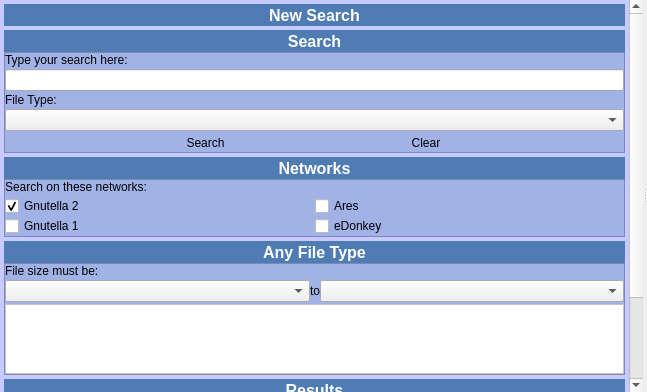
<?xml version="1.0" encoding="UTF-8"?>
<ui version="4.0">
 <class>WidgetSearch</class>
 <widget class="QWidget" name="WidgetSearch">
  <property name="geometry">
   <rect>
    <x>0</x>
    <y>0</y>
    <width>647</width>
    <height>392</height>
   </rect>
  </property>
  <property name="windowTitle">
   <string>Form</string>
  </property>
  <layout class="QVBoxLayout" name="verticalLayout">
   <property name="spacing">
    <number>0</number>
   </property>
   <property name="margin">
    <number>0</number>
   </property>
   <item>
    <widget class="QSplitter" name="splitterSearch">
     <property name="orientation">
      <enum>Qt::Horizontal</enum>
     </property>
     <widget class="QFrame" name="frameSearchSidebar">
      <property name="frameShape">
       <enum>QFrame::NoFrame</enum>
      </property>
      <property name="frameShadow">
       <enum>QFrame::Raised</enum>
      </property>
      <layout class="QGridLayout" name="gridLayout_20">
       <property name="margin">
        <number>0</number>
       </property>
       <property name="spacing">
        <number>0</number>
       </property>
       <item row="0" column="0">
        <widget class="QScrollArea" name="scrollAreaSearchSidebar">
         <property name="styleSheet">
          <string notr="true">QFrame {
	 background-color: rgb(199, 202, 255);
}</string>
         </property>
         <property name="frameShape">
          <enum>QFrame::NoFrame</enum>
         </property>
         <property name="horizontalScrollBarPolicy">
          <enum>Qt::ScrollBarAsNeeded</enum>
         </property>
         <property name="widgetResizable">
          <bool>true</bool>
         </property>
         <widget class="QFrame" name="frameSearchSidebarContents">
          <property name="geometry">
           <rect>
            <x>0</x>
            <y>0</y>
            <width>626</width>
            <height>516</height>
           </rect>
          </property>
          <layout class="QGridLayout" name="gridLayout_19">
           <property name="margin">
            <number>4</number>
           </property>
           <property name="spacing">
            <number>4</number>
           </property>
           <item row="0" column="0">
            <widget class="QToolButton" name="toolButtonNewSearch">
             <property name="sizePolicy">
              <sizepolicy hsizetype="MinimumExpanding" vsizetype="Fixed">
               <horstretch>0</horstretch>
               <verstretch>0</verstretch>
              </sizepolicy>
             </property>
             <property name="styleSheet">
              <string notr="true">QToolButton {
	background-color: rgb(78, 124, 179);
	color: rgb(255, 255, 255);
	border: none;
	font-size: 16px;
	font-weight: bold;
}

QToolButton:hover {
	background-color: rgb(56, 90, 129);
}</string>
             </property>
             <property name="text">
              <string>New Search</string>
             </property>
             <property name="icon">
              <iconset>
               <normaloff>:/Resource/Generic/NewSearch.png</normaloff>:/Resource/Generic/NewSearch.png</iconset>
             </property>
             <property name="iconSize">
              <size>
               <width>20</width>
               <height>20</height>
              </size>
             </property>
             <property name="toolButtonStyle">
              <enum>Qt::ToolButtonTextBesideIcon</enum>
             </property>
            </widget>
           </item>
           <item row="9" column="0">
            <layout class="QGridLayout" name="gridLayoutSearchResultsTask">
             <property name="spacing">
              <number>0</number>
             </property>
             <item row="0" column="0">
              <widget class="QToolButton" name="toolButtonSearchResultsTaskHeader">
               <property name="sizePolicy">
                <sizepolicy hsizetype="Expanding" vsizetype="Fixed">
                 <horstretch>0</horstretch>
                 <verstretch>0</verstretch>
                </sizepolicy>
               </property>
               <property name="styleSheet">
                <string notr="true">QToolButton {
	background-color: rgb(78, 124, 179);
	color: rgb(255, 255, 255);
	border: none;
	font-size: 16px;
	font-weight: bold;
}

QToolButton:hover {
	background-color: rgb(56, 90, 129);
}</string>
               </property>
               <property name="text">
                <string>Results</string>
               </property>
               <property name="icon">
                <iconset>
                 <normaloff>:/Resource/Network/BrowseStatistics.png</normaloff>:/Resource/Network/BrowseStatistics.png</iconset>
               </property>
               <property name="iconSize">
                <size>
                 <width>20</width>
                 <height>20</height>
                </size>
               </property>
               <property name="checkable">
                <bool>true</bool>
               </property>
               <property name="checked">
                <bool>true</bool>
               </property>
               <property name="toolButtonStyle">
                <enum>Qt::ToolButtonTextBesideIcon</enum>
               </property>
              </widget>
             </item>
             <item row="1" column="0">
              <widget class="QFrame" name="frameSearchResultsTask">
               <property name="styleSheet">
                <string notr="true">QFrame {
	background-color: rgb(161, 178, 231);
}</string>
               </property>
               <property name="frameShape">
                <enum>QFrame::StyledPanel</enum>
               </property>
               <property name="frameShadow">
                <enum>QFrame::Sunken</enum>
               </property>
               <layout class="QGridLayout" name="gridLayout_27">
                <property name="horizontalSpacing">
                 <number>0</number>
                </property>
                <property name="verticalSpacing">
                 <number>2</number>
                </property>
                <property name="margin">
                 <number>0</number>
                </property>
                <item row="1" column="0">
                 <widget class="QLabel" name="labelSearchResultsSearchingHeader">
                  <property name="font">
                   <font>
                    <pointsize>10</pointsize>
                    <weight>75</weight>
                    <bold>true</bold>
                   </font>
                  </property>
                  <property name="text">
                   <string>Searching:</string>
                  </property>
                 </widget>
                </item>
                <item row="3" column="0">
                 <widget class="QLabel" name="labelSearchResultsFoundHeader">
                  <property name="font">
                   <font>
                    <pointsize>10</pointsize>
                    <weight>75</weight>
                    <bold>true</bold>
                   </font>
                  </property>
                  <property name="text">
                   <string>Found:</string>
                  </property>
                 </widget>
                </item>
                <item row="2" column="0">
                 <widget class="QLabel" name="labelSearchResultsSearching">
                  <property name="text">
                   <string>Not Currently Searching</string>
                  </property>
                 </widget>
                </item>
                <item row="6" column="0">
                 <widget class="QLabel" name="labelSearchResultsBlocked">
                  <property name="text">
                   <string>0 Peers, 0 Files</string>
                  </property>
                 </widget>
                </item>
                <item row="5" column="0">
                 <widget class="QLabel" name="labelSearchResultsBlockedHeader">
                  <property name="font">
                   <font>
                    <pointsize>10</pointsize>
                    <weight>75</weight>
                    <bold>true</bold>
                   </font>
                  </property>
                  <property name="text">
                   <string>Blocked:</string>
                  </property>
                 </widget>
                </item>
                <item row="4" column="0">
                 <widget class="QLabel" name="labelSearchResultsFound">
                  <property name="text">
                   <string>No Files Found</string>
                  </property>
                 </widget>
                </item>
               </layout>
              </widget>
             </item>
            </layout>
           </item>
           <item row="6" column="0">
            <layout class="QGridLayout" name="gridLayoutSearchFiletypeTask">
             <property name="spacing">
              <number>0</number>
             </property>
             <item row="0" column="0">
              <widget class="QToolButton" name="toolButtonSearchFiletypeTaskHeader">
               <property name="sizePolicy">
                <sizepolicy hsizetype="Expanding" vsizetype="Fixed">
                 <horstretch>0</horstretch>
                 <verstretch>0</verstretch>
                </sizepolicy>
               </property>
               <property name="styleSheet">
                <string notr="true">QToolButton {
	background-color: rgb(78, 124, 179);
	color: rgb(255, 255, 255);
	border: none;
	font-size: 16px;
	font-weight: bold;
}

QToolButton:hover {
	background-color: rgb(56, 90, 129);
}</string>
               </property>
               <property name="text">
                <string>Any File Type</string>
               </property>
               <property name="icon">
                <iconset>
                 <normaloff>:/Resource/Generic/Search.png</normaloff>:/Resource/Generic/Search.png</iconset>
               </property>
               <property name="iconSize">
                <size>
                 <width>20</width>
                 <height>20</height>
                </size>
               </property>
               <property name="checkable">
                <bool>true</bool>
               </property>
               <property name="checked">
                <bool>true</bool>
               </property>
               <property name="toolButtonStyle">
                <enum>Qt::ToolButtonTextBesideIcon</enum>
               </property>
              </widget>
             </item>
             <item row="1" column="0">
              <widget class="QFrame" name="frameSearchFiletypeTask">
               <property name="styleSheet">
                <string notr="true">QFrame {
	background-color: rgb(161, 178, 231);
}</string>
               </property>
               <property name="frameShape">
                <enum>QFrame::StyledPanel</enum>
               </property>
               <property name="frameShadow">
                <enum>QFrame::Sunken</enum>
               </property>
               <layout class="QGridLayout" name="gridLayout_25">
                <property name="horizontalSpacing">
                 <number>0</number>
                </property>
                <property name="verticalSpacing">
                 <number>2</number>
                </property>
                <property name="margin">
                 <number>0</number>
                </property>
                <item row="4" column="0">
                 <layout class="QGridLayout" name="gridLayoutSearchSize">
                  <item row="0" column="0">
                   <widget class="QComboBox" name="comboBoxSearchSizeMin">
                    <property name="sizePolicy">
                     <sizepolicy hsizetype="Expanding" vsizetype="Fixed">
                      <horstretch>0</horstretch>
                      <verstretch>0</verstretch>
                     </sizepolicy>
                    </property>
                   </widget>
                  </item>
                  <item row="0" column="1">
                   <widget class="QLabel" name="labelSearchSizeTo">
                    <property name="text">
                     <string>to</string>
                    </property>
                   </widget>
                  </item>
                  <item row="0" column="2">
                   <widget class="QComboBox" name="comboBoxSearchSizeMax">
                    <property name="sizePolicy">
                     <sizepolicy hsizetype="Expanding" vsizetype="Fixed">
                      <horstretch>0</horstretch>
                      <verstretch>0</verstretch>
                     </sizepolicy>
                    </property>
                   </widget>
                  </item>
                 </layout>
                </item>
                <item row="2" column="0">
                 <widget class="QLabel" name="labelSearchSize">
                  <property name="text">
                   <string>File size must be:</string>
                  </property>
                 </widget>
                </item>
                <item row="5" column="0">
                 <widget class="QListView" name="listViewSearchFiletype">
                  <property name="styleSheet">
                   <string notr="true">QListView {
	background-color: rgb(255, 255, 255);
}</string>
                  </property>
                  <property name="alternatingRowColors">
                   <bool>true</bool>
                  </property>
                 </widget>
                </item>
               </layout>
              </widget>
             </item>
            </layout>
           </item>
           <item row="4" column="0">
            <layout class="QGridLayout" name="gridLayoutSearchNetworksTask">
             <property name="spacing">
              <number>0</number>
             </property>
             <item row="0" column="0">
              <widget class="QToolButton" name="toolButtonSearchNetworksTaskHeader">
               <property name="sizePolicy">
                <sizepolicy hsizetype="Expanding" vsizetype="Fixed">
                 <horstretch>0</horstretch>
                 <verstretch>0</verstretch>
                </sizepolicy>
               </property>
               <property name="styleSheet">
                <string notr="true">QToolButton {
	background-color: rgb(78, 124, 179);
	color: rgb(255, 255, 255);
	border: none;
	font-size: 16px;
	font-weight: bold;
}

QToolButton:hover {
	background-color: rgb(56, 90, 129);
}</string>
               </property>
               <property name="text">
                <string>Networks</string>
               </property>
               <property name="icon">
                <iconset>
                 <normaloff>:/Resource/Network/Network.png</normaloff>:/Resource/Network/Network.png</iconset>
               </property>
               <property name="iconSize">
                <size>
                 <width>20</width>
                 <height>20</height>
                </size>
               </property>
               <property name="checkable">
                <bool>true</bool>
               </property>
               <property name="checked">
                <bool>true</bool>
               </property>
               <property name="toolButtonStyle">
                <enum>Qt::ToolButtonTextBesideIcon</enum>
               </property>
              </widget>
             </item>
             <item row="1" column="0">
              <widget class="QFrame" name="frameSearchNetworksTask">
               <property name="styleSheet">
                <string notr="true">QFrame {
	background-color: rgb(161, 178, 231);
}</string>
               </property>
               <property name="frameShape">
                <enum>QFrame::StyledPanel</enum>
               </property>
               <property name="frameShadow">
                <enum>QFrame::Sunken</enum>
               </property>
               <layout class="QGridLayout" name="gridLayout_23">
                <property name="horizontalSpacing">
                 <number>0</number>
                </property>
                <property name="verticalSpacing">
                 <number>2</number>
                </property>
                <property name="margin">
                 <number>0</number>
                </property>
                <item row="1" column="0">
                 <widget class="QLabel" name="labelSearchNetworks">
                  <property name="text">
                   <string>Search on these networks:</string>
                  </property>
                 </widget>
                </item>
                <item row="2" column="0">
                 <layout class="QGridLayout" name="gridLayoutSearchNetworks">
                  <item row="0" column="0">
                   <widget class="QCheckBox" name="checkBoxSearchGnutella2">
                    <property name="text">
                     <string>Gnutella 2</string>
                    </property>
                    <property name="icon">
                     <iconset>
                      <normaloff>:/Resource/Networks/Gnutella2.png</normaloff>:/Resource/Networks/Gnutella2.png</iconset>
                    </property>
                    <property name="checked">
                     <bool>true</bool>
                    </property>
                   </widget>
                  </item>
                  <item row="1" column="0">
                   <widget class="QCheckBox" name="checkBoxSearchGnutella1">
                    <property name="text">
                     <string>Gnutella 1</string>
                    </property>
                    <property name="icon">
                     <iconset>
                      <normaloff>:/Resource/Networks/Gnutella1.png</normaloff>:/Resource/Networks/Gnutella1.png</iconset>
                    </property>
                   </widget>
                  </item>
                  <item row="0" column="1">
                   <widget class="QCheckBox" name="checkBoxSearchAres">
                    <property name="text">
                     <string>Ares</string>
                    </property>
                    <property name="icon">
                     <iconset>
                      <normaloff>:/Resource/Networks/Ares.png</normaloff>:/Resource/Networks/Ares.png</iconset>
                    </property>
                   </widget>
                  </item>
                  <item row="1" column="1">
                   <widget class="QCheckBox" name="checkBoxSearchEDonkey">
                    <property name="text">
                     <string>eDonkey</string>
                    </property>
                    <property name="icon">
                     <iconset>
                      <normaloff>:/Resource/Networks/EDonkey.png</normaloff>:/Resource/Networks/EDonkey.png</iconset>
                    </property>
                   </widget>
                  </item>
                 </layout>
                </item>
               </layout>
              </widget>
             </item>
            </layout>
           </item>
           <item row="1" column="0">
            <layout class="QGridLayout" name="gridLayoutSearchTask">
             <property name="spacing">
              <number>0</number>
             </property>
             <item row="0" column="0">
              <widget class="QToolButton" name="toolButtonSearchTaskHeader">
               <property name="sizePolicy">
                <sizepolicy hsizetype="Expanding" vsizetype="Fixed">
                 <horstretch>0</horstretch>
                 <verstretch>0</verstretch>
                </sizepolicy>
               </property>
               <property name="styleSheet">
                <string notr="true">QToolButton {
	background-color: rgb(78, 124, 179);
	color: rgb(255, 255, 255);
	border: none;
	font-size: 16px;
	font-weight: bold;
}

QToolButton:hover {
	background-color: rgb(56, 90, 129);
}</string>
               </property>
               <property name="text">
                <string>Search</string>
               </property>
               <property name="icon">
                <iconset>
                 <normaloff>:/Resource/Generic/Search.png</normaloff>:/Resource/Generic/Search.png</iconset>
               </property>
               <property name="iconSize">
                <size>
                 <width>20</width>
                 <height>20</height>
                </size>
               </property>
               <property name="checkable">
                <bool>true</bool>
               </property>
               <property name="checked">
                <bool>true</bool>
               </property>
               <property name="toolButtonStyle">
                <enum>Qt::ToolButtonTextBesideIcon</enum>
               </property>
              </widget>
             </item>
             <item row="1" column="0">
              <widget class="QFrame" name="frameSearchTask">
               <property name="maximumSize">
                <size>
                 <width>16777215</width>
                 <height>160</height>
                </size>
               </property>
               <property name="styleSheet">
                <string notr="true">QFrame {
	background-color: rgb(161, 178, 231);
}

QToolButton {
    border: 1px solid transparent;
    background-color: transparent;
}

 QToolButton:pressed {
     background-color: qlineargradient(x1: 0, y1: 0, x2: 0, y2: 1,
                                       stop: 0 #dadbde, stop: 1 #f6f7fa);
 }

QToolButton:checked {
     border: 1px solid rgb(78, 96, 255);
     background-color: qlineargradient(x1: 0, y1: 0, x2: 0, y2: 1,
                                       stop: 0 #dadbde, stop: 1 #f6f7fa);
}

 QToolButton:hover {
     border: 1px solid rgb(78, 96, 255);
     background-color: qlineargradient(x1: 0, y1: 0, x2: 0, y2: 1,
                                       stop: 0 #dadbde, stop: 1 #f6f7fa);
 }</string>
               </property>
               <property name="frameShape">
                <enum>QFrame::StyledPanel</enum>
               </property>
               <property name="frameShadow">
                <enum>QFrame::Sunken</enum>
               </property>
               <layout class="QGridLayout" name="gridLayout_21">
                <property name="horizontalSpacing">
                 <number>0</number>
                </property>
                <property name="verticalSpacing">
                 <number>2</number>
                </property>
                <property name="margin">
                 <number>0</number>
                </property>
                <item row="1" column="0" colspan="2">
                 <widget class="QLabel" name="labelSearch">
                  <property name="text">
                   <string>Type your search here:</string>
                  </property>
                 </widget>
                </item>
                <item row="2" column="0" colspan="2">
                 <widget class="QLineEdit" name="lineEditSearch"/>
                </item>
                <item row="3" column="0" colspan="2">
                 <widget class="QLabel" name="labelSearchFileType">
                  <property name="text">
                   <string>File Type:</string>
                  </property>
                 </widget>
                </item>
                <item row="4" column="0" colspan="2">
                 <widget class="QComboBox" name="comboBoxSearchFileType">
                  <property name="sizePolicy">
                   <sizepolicy hsizetype="Preferred" vsizetype="Fixed">
                    <horstretch>0</horstretch>
                    <verstretch>0</verstretch>
                   </sizepolicy>
                  </property>
                 </widget>
                </item>
                <item row="5" column="0" colspan="2">
                 <layout class="QGridLayout" name="gridLayoutSearchTaskButtons">
                  <item row="0" column="0">
                   <widget class="QToolButton" name="toolButtonSearch">
                    <property name="text">
                     <string>Search</string>
                    </property>
                    <property name="icon">
                     <iconset>
                      <normaloff>:/Resource/Generic/Search.png</normaloff>:/Resource/Generic/Search.png</iconset>
                    </property>
                    <property name="toolButtonStyle">
                     <enum>Qt::ToolButtonTextBesideIcon</enum>
                    </property>
                   </widget>
                  </item>
                  <item row="0" column="1">
                   <widget class="QToolButton" name="toolButtonSearchClear">
                    <property name="text">
                     <string>Clear</string>
                    </property>
                    <property name="icon">
                     <iconset>
                      <normaloff>:/Resource/Generic/Cancel.png</normaloff>:/Resource/Generic/Cancel.png</iconset>
                    </property>
                    <property name="toolButtonStyle">
                     <enum>Qt::ToolButtonTextBesideIcon</enum>
                    </property>
                   </widget>
                  </item>
                 </layout>
                </item>
               </layout>
              </widget>
             </item>
            </layout>
           </item>
           <item row="10" column="0">
            <spacer name="verticalSpacerSearchSidebar">
             <property name="orientation">
              <enum>Qt::Vertical</enum>
             </property>
             <property name="sizeHint" stdset="0">
              <size>
               <width>20</width>
               <height>0</height>
              </size>
             </property>
            </spacer>
           </item>
          </layout>
         </widget>
        </widget>
       </item>
      </layout>
     </widget>
     <widget class="QFrame" name="frameSearchResults">
      <property name="frameShape">
       <enum>QFrame::NoFrame</enum>
      </property>
      <property name="frameShadow">
       <enum>QFrame::Raised</enum>
      </property>
      <layout class="QVBoxLayout" name="verticalLayoutSearchResults">
       <property name="spacing">
        <number>0</number>
       </property>
       <property name="margin">
        <number>0</number>
       </property>
      </layout>
     </widget>
    </widget>
   </item>
  </layout>
 </widget>
 <resources/>
 <connections/>
</ui>
